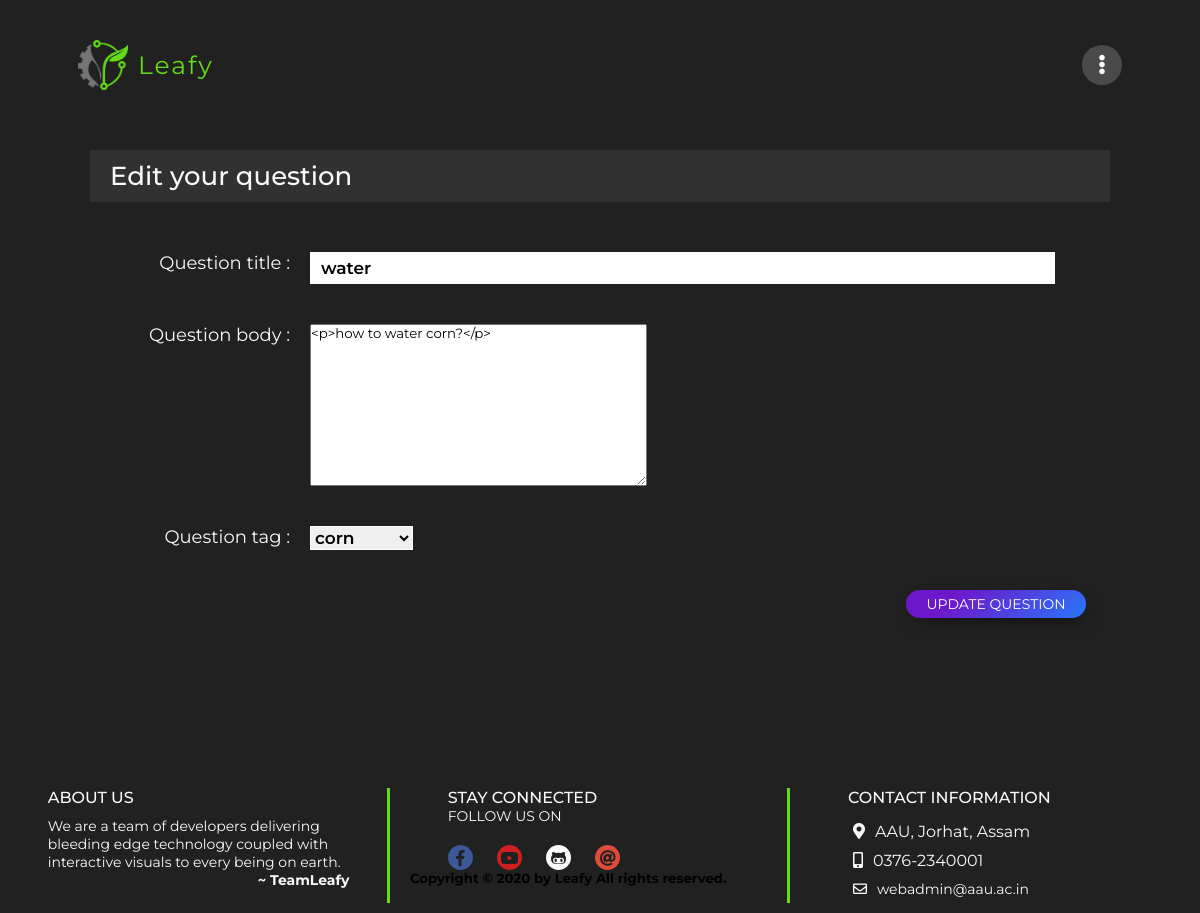
The app's page /edit/47/ with its own data.
### potato/models.py (models this page shows, shortened)
class Question(models.Model):
	tag_id=models.ForeignKey(Tag,to_field='tag',on_delete=models.CASCADE)
	title=models.CharField(max_length=1000)
	ques=RichTextUploadingField(blank = False, null = False)
	author=models.ForeignKey(User, on_delete=models.CASCADE)
	datetime= models.DateTimeField(default=timezone.now)

### potato/views.py (the view)
# urls.py: path('edit/<int:id>/', views.editqn, name = 'edit-qn'),
def editqn(request, id):
    if request.method == "GET":
        u = Question.objects.get(id=id)
        form = QuestionForm(instance=u)  # No request.POST
        return render(request, 'editqn.html', {'form': form, 'u': id, 'title': 'Edit question'})
    else:
        instance = Question.objects.get(id=id)
        form = QuestionForm(request.POST or None, instance=instance)
        if form.is_valid():
            form.save()
            return redirect(faq)

### potato/forms.py (shortened to what this page needs)
class QuestionForm(forms.ModelForm):
    class Meta:
        model = Question
        fields = [
            'tag_id',
            'title',
            'ques', ]

### potato/models.py (called while the page is built)
	def __str__(self):
		return self.tag

### potato/templates/editqn.html (shortened to what this page needs)
{% extends 'base.html' %}
{% block content %}
{% load static %}
	<div class="ask-qw">
		<div class="ask-question-wrapper">
			<h1>Edit your question</h1>
			<form action="{% url 'edit-qn' u %}" method="post" autocomplete="off" onsubmit="return CheckForm()">
				<div class="q-title-div">
					<label for="{{ form.title.id_for_label }}">Question title :</label>
					{{ form.title }}
				</div>
				<div class="q-body-div">
					<label>Question body : </label>
					{{ form.ques | safe}}
				</div>
				<div class="q-tag-div">
					<label for="{{ form.tag_id.id_for_label }}">Question tag :</label>
					{{ form.tag_id }}
				</div>
				<input id="bttn" type="submit" name="" value="Update question">
			</form>
		</div>
	</div>
{% endblock %}

### staticfiles/css/main.css (style rules this page uses)
* { padding: 0px; margin: 0px; font-family: 'Montserrat', sans-serif; }
html { --bg-col: #212121; --col-text: #fafafa; --btn: #64dd17; }
body { background: var(--bg-col); overflow-x: hidden; }

### potato/static/css/profile.css (style rules this page uses)
html { --bg-col: #212121; --col-text: #fafafa; --btn: #64dd17; }

### staticfiles/css/media_q.css (style rules this page uses)
@media screen and (max-width: 1366px) { html { --bg-col: #212121; --col-text: #fafafa; --btn: #64dd17; } }
@media screen and (max-width: 1366px) { .ask-question-wrapper { width: 85% !important; margin: 0px auto 0px auto; } }
@media screen and (max-width: 1366px) { .ask-question-wrapper input[type='submit'] { text-decoration: none; width: 150px; margin: 20px 0px 0px 80%; display: block; border: none; font-size: 14px !important; padding: 5px 10px; text-transform: uppercase; color: white; background-color: #2876f9; background-image: linear-gradient(315deg, #2876f9 0%, #6d17cb 74%); border-radius: 30px; -webkit-box-shadow: 5px 7px 19px -8px rgba(0, 0, 0, 0.75); -moz-box-shadow: 5px 7px 19px -8px rgba(0, 0, 0, 0.75); box-shadow: 5px 7px 19px -8px rgba(0, 0, 0, 0.75); transition: 0.4s ease; outline: none; cursor: pointer; } }

### potato/static/css/faq.css (style rules this page uses)
* { margin: 0; padding: 0; font-family: 'Montserrat', sans-serif; box-sizing: border-box; }
html { --bg-col: #212121; --col-text: #fafafa; --btn: #64dd17; scroll-behavior: smooth; }
#id_title { font-size: 17px; width: 73%; outline: none; border: 1px solid white; padding: 5px 10px; font-weight: 600; }
#id_tag_id { font-size: 17px; font-weight: 600; border: 1px solid white !important; outline: none !important; }
.ask-qw { background-color: #212121; padding: 40px 0px 80px 0px; }
.ask-question-wrapper { width: 60%; margin: 0px auto 0px auto; }
.ask-question-wrapper form { display: flex; flex-direction: column; }
.ask-question-wrapper h1 { color: var(--col-text); font-weight: 500; margin-bottom: 30px; padding: 10px 20px; font-size: 26px; background-color: rgba(66, 66, 66, 0.5); }
.q-title-div { display: flex; margin: 20px 0px; }
.q-title-div label { width: 200px; text-align: end; color: var(--col-text); font-size: 18px; margin-right: 20px; }
.q-body-div { display: flex; margin: 20px 0px; }
.q-body-div label { width: 200px; text-align: end; color: var(--col-text); font-size: 18px; margin-right: 20px; }
.q-tag-div { display: flex; margin: 20px 0px; }
.q-tag-div label { width: 200px; text-align: end; color: var(--col-text); font-size: 18px; margin-right: 20px; }
.ask-question-wrapper input[type='submit'] { text-decoration: none; width: 180px; margin: 20px 0px 0px 80%; display: block; border: none; font-size: 16px; padding: 5px 10px; text-transform: uppercase; color: white; background-color: #2876f9; background-image: linear-gradient(315deg, #2876f9 0%, #6d17cb 74%); border-radius: 30px; transition: 0.4s ease; outline: none; cursor: pointer; }

### potato/static/css/indexwa.css (style rules this page uses)
html { --bg-col: #212121; --col-text: #fafafa; --btn: #64dd17; }

### records on screen
Question: title "water", ques "<p>how to water corn?</p>", tag_id "corn"
